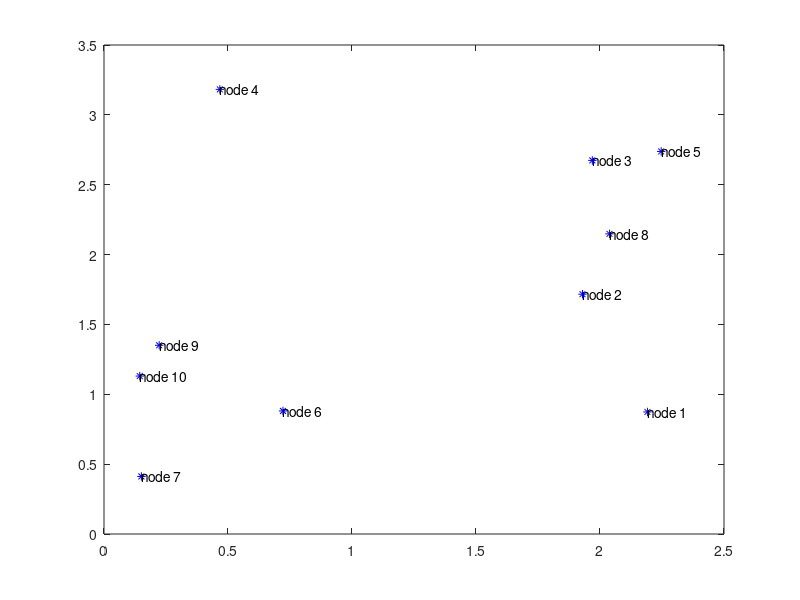

Recreate this plot in MATLAB. (Note: this script raises an error after producing the figure.)
clc
clear all
close all
weight_design = 1;

N = 10;                 % number of agents
m = 2;                  % m = 2 for 2-D plane
q = sqrt(11)*rand(N,m); %initial positions uniformly in [0,4]^2 box

plot(q(:,1),q(:,2),'b*')
for i = 1:length(q)
   text(q(i,1), q(i,2), sprintf('node %d', i)); 
end
hold on

nei = {};
dt = 0.01;
endt = 2;
t = 0:dt:endt;
F1 = 50;
c_v = 0.01;
R = 1.6;
rs = R*ones(N,1);
q_bar = (1/N)*sum(q);

for i = 1:N
    V1(i) = ((norm(q(i,:)-q_bar).^2)+c_v)/(rs(i)^2);
    n1(i) = sqrt(V1(i))*(randn/10);                         % Guasssian noise N(0,V1(i)) 
    m1(i) = F1+n1(i);                                       % Initial measurement
    x1(i,1) = m1(i);
    nei{1,i} = N_i(i,q,rs(i));
    if length(nei{1,i}) == 0
        c1ww(i) = 0;
    else
        c1ww(i) = (2*c_v)/((rs(i)^2)*(length(nei{1,i})));   % c1ww
    end
    c2ww(i) =c_v/(rs(i)^2);                                 % c2ww
end

% Identify Maximum and Minimum neighbored node.
minimum_nei = 1;
maximum_nei = 1;
for i = 1:N
    if length(nei{1,i}) < length(nei{1,minimum_nei})
        minimum_nei = i;
    end
    if length(nei{1,i}) > length(nei{1,maximum_nei})
        maximum_nei = i;
    end
end

priv_minimum_nei_count = length(nei{1,minimum_nei});
priv_maximum_nei_count = length(nei{1,maximum_nei});

% Plot neighbor network.
for i = 1:N
    node_x = q(i,1);
    node_y = q(i,2);
    sprintf('node %d:', i);

    for j = 1:length(nei{1,i})
        nei_x = q(nei{1,i}(j),1);
        nei_y = q(nei{1,i}(j),2);
        line([node_x, nei_x], [node_y, nei_y]);
        
        hold on;
    end
end
hold off

err_thresh = 0.0001;
err = 100000;
cw1 = min(c1ww);
cw2 = min(c2ww);
if weight_design == 1
    cw = cw1;
else
    cw = cw2;
end

l=1;

while(err>=err_thresh) 
    if weight_design == 1
        w = weight_design1(cw, V1);                 % Using equation (16)
    else
        w = weight_design2(cw, V1, nei);            % Using equation (22)
    end
    
    x1(:,l+1) = update_x(x1(:,l), w);               % Using the equation (11)
    E(l+1) = update_E(m1,V1,w);                     % Estimate value
    EE(l+1) = max(x1(:,l+1))-E(l+1);                % Store err to check the max error.
    err = min(wkeep(EE, length(EE)-1, 'r'));
    if mod(l,100) == 0
        disp(err)
    end
    l = l+1;
    
    if l == 300                                     % Update location
        q = sqrt(8)*rand(N,m);                     
        
        figure;
        plot(q(:,1),q(:,2),'b*')
        for i = 1:length(q)
           text(q(i,1), q(i,2), sprintf('node %d', i));
        end
        hold on

        nei = {};
        dt = 0.01;
        endt = 2;
        t = 0:dt:endt;
        F1 = 50;
        c_v = 0.01;
        R = 1.6;
        rs = R*ones(N,1);
        q_bar = (1/N)*sum(q);

        for i = 1:N
            V1(i) = ((norm(q(i,:)-q_bar).^2)+c_v)/(rs(i)^2);
            n1(i) = sqrt(V1(i))*(randn/10);                         % Guasssian noise N(0,V1(i))
            m1(i) = F1+n1(i);                                       % Initial measurement
            x1(i,l) = m1(i);
            nei{1,i} = N_i(i,q,rs(i));
            if length(nei{1,i}) == 0
                c1ww(i) = 0;
            else
                c1ww(i) = (2*c_v)/((rs(i)^2)*(length(nei{1,i})));   % c1ww
            end
            c2ww(i) = c_v/(rs(i)^2);                                % c2ww
        end

        % Plot new neighbor network
        for i = 1:N
            node_x = q(i,1);
            node_y = q(i,2);
            sprintf('node %d:', i);

            for j = 1:length(nei{1,i})
                nei_x = q(nei{1,i}(j),1);
                nei_y = q(nei{1,i}(j),2);
                line([node_x, nei_x], [node_y, nei_y]);

                hold on;
            end
        end
        hold off

        cw1 = min(c1ww);
        cw2 = min(c2ww);
        if weight_design == 1
            cw = cw1;
        else
            cw = cw2;
        end
        
    end
    disp(l);
end

% Plot values
figure; 
plot(1:10,E(:,l),'*',1:10,x1(:,1),'r');

consensus = x1 - E(l);

% Plot consensus
figure;
for i = 1:N
    plot(consensus(i,:));
    hold on;
end

% Plot smallest and highest neighbor nodes convergence.
figure;
plot(consensus(minimum_nei,:));
hold on;
plot(consensus(maximum_nei,:));
legend(sprintf('Smallest Neighbor (Node %d), Priv %d Neighbors, Current %d Neighbors',minimum_nei,priv_minimum_nei_count,length(nei{1,minimum_nei})),...
    sprintf('Highest Neighbor (Node %d), Priv %d Neighbors, Current %d Neighbors',maximum_nei,priv_maximum_nei_count,length(nei{1,maximum_nei})));